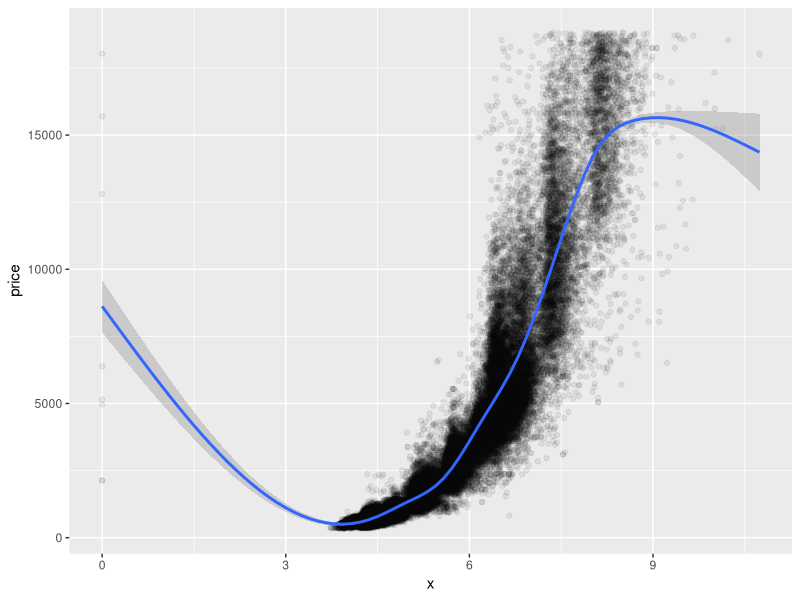
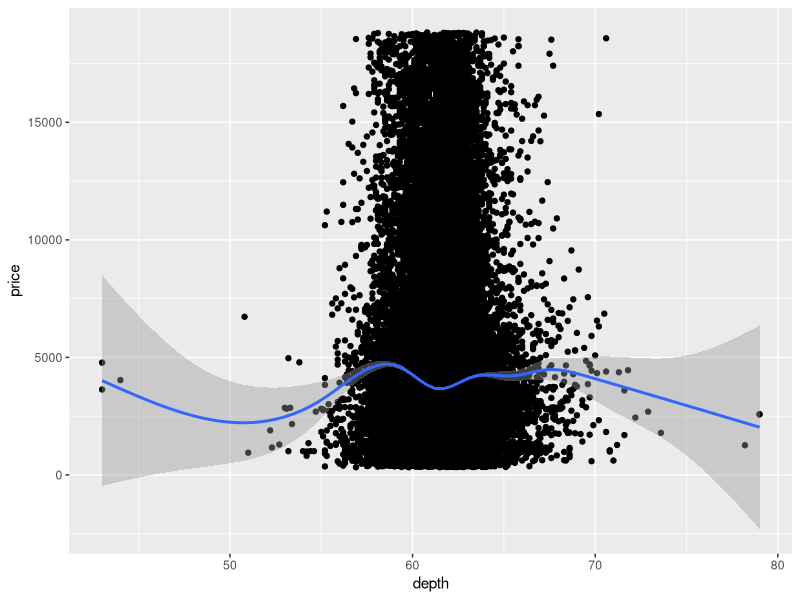
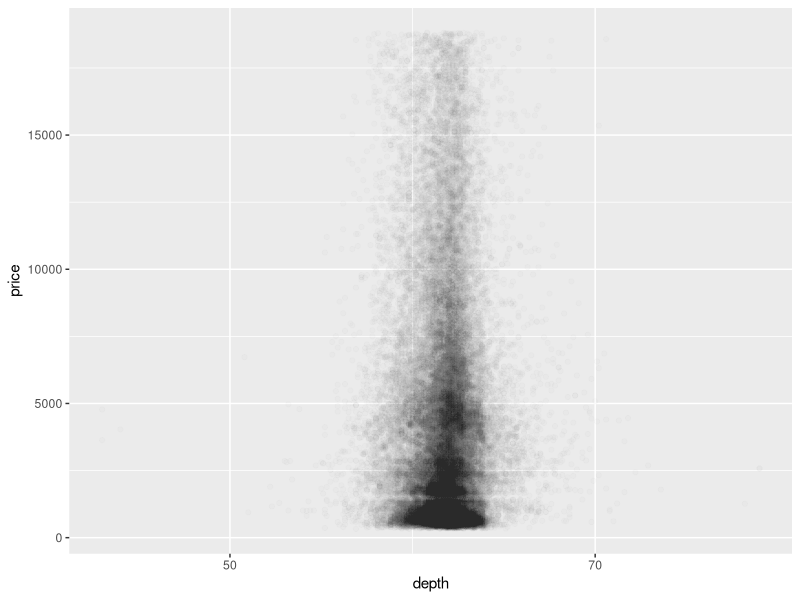
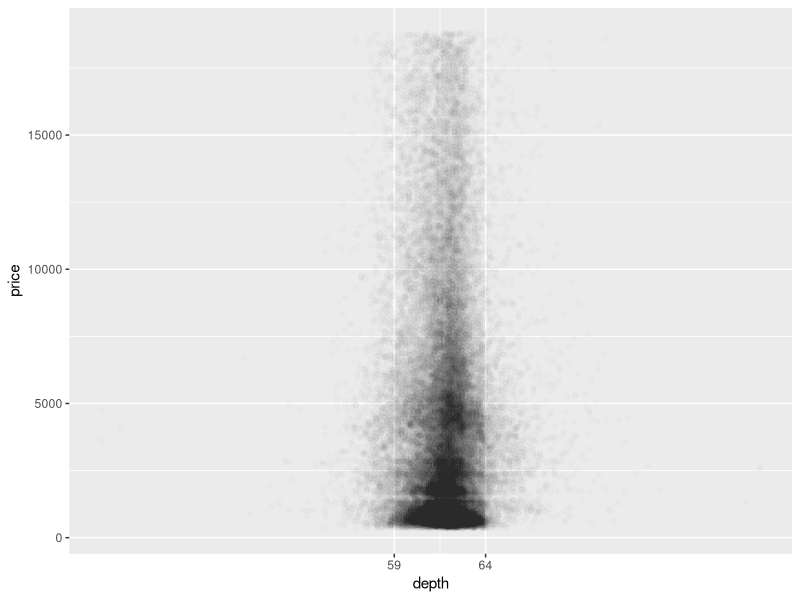
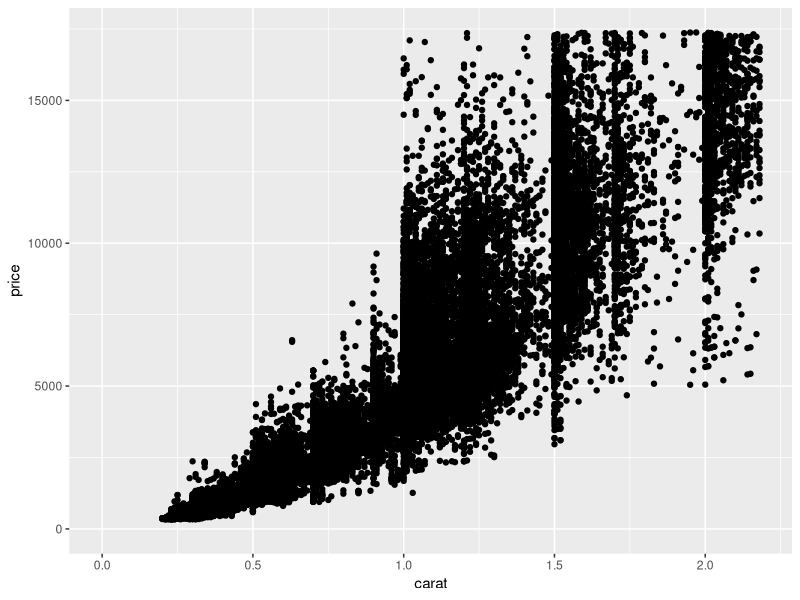
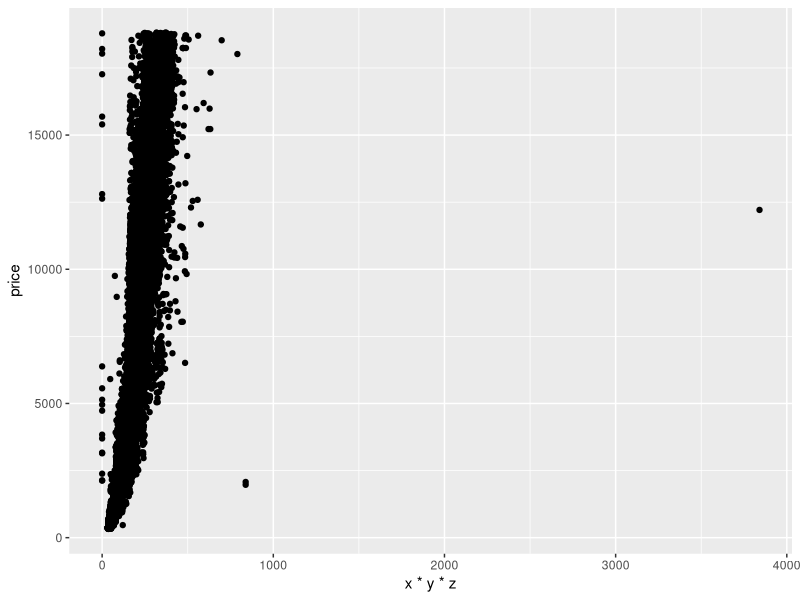
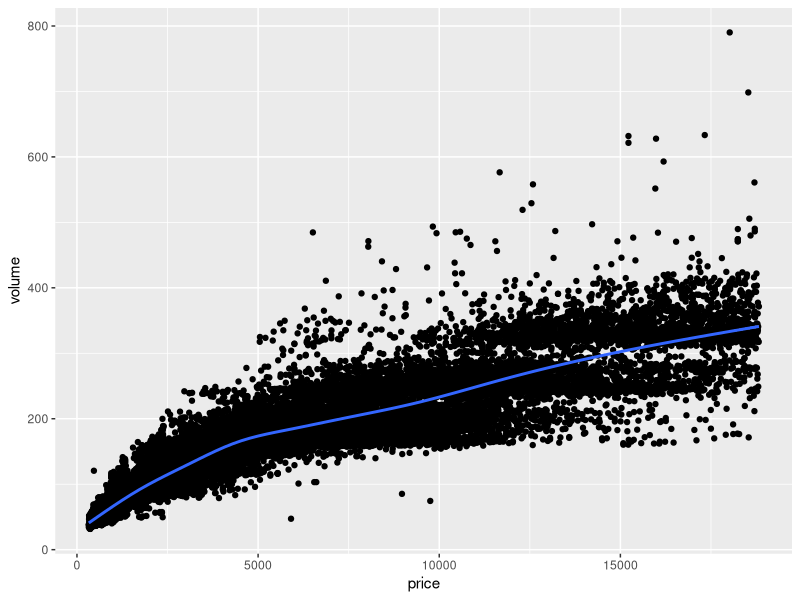

Source code (R) for these figures, in order: (Note: this script raises an error after producing the figures.)
## ---- chunk 1
library(ggplot2)

data("diamonds")
?diamonds()

colnames(diamonds)
 p1 = ggplot(aes(x=x, y= price),data= diamonds)
 
 p1 + geom_point(alpha= 1/15) + geom_smooth()
## ---- chunk 2
# What is the correlation betweem price and x?
with(diamonds, cor.test(price,x, method="pearson"))

# What is the correlation between price and y?
with(diamonds, cor.test(price,y, method="pearson"))

# What os tje correlation between price and z?
with(diamonds, cor.test(price,z, method="pearson"))
## ---- chunk 3
p1<-ggplot(aes(x= depth, y=price), data=diamonds)

p1 + geom_point() + geom_smooth()
## ---- chunk 4
p1 <- ggplot(data = diamonds, aes(x = depth, y = price))

p1 + geom_point(alpha=1/100) +
  scale_x_continuous(breaks = c(50,70,2))

range(diamonds$depth)
## ---- chunk 5
p1 <- ggplot(data = diamonds, aes(x = depth, y = price))

p1 + geom_point(alpha=1/100) +
  scale_x_continuous(breaks = c(59,64,2))

range(diamonds$cut)
## ---- chunk 6
with(diamonds, cor.test(depth, price, method = "pearson")) 
## ---- chunk 7
p1 <- ggplot(aes(x=carat, y= price),data = diamonds) 

p1 + geom_point() + 
  xlim(0, quantile(diamonds$carat, .99)) + 
  ylim(0, quantile(diamonds$price, .99))
## ---- chunk 8

p1 <-ggplot(aes(x*y*z,price), data= diamonds)

p1 + geom_point()
## ---- chunk 9
library(plyr)

diamonds$volume <- diamonds$x * diamonds$y * diamonds$z


count(diamonds$volume == 0)
## ---- chunk 10

sub_diamonds<-subset(diamonds, volume >= 1 & volume <800)

with(sub_diamonds, cor.test(price,volume, method = "pearson"))
## ---- chunk 11

p1 <- ggplot(aes(price,volume), data= sub_diamonds)

p1 + geom_point()+ geom_smooth()
## ---- chunk 12
library(dplyr)


diamondsByClarity<-diamonds %>%
  group_by(clarity)%>%
  summarise(mean_price= mean(price),
            median_price= median(price),
            min_price=min(price),
            max_price=max(price),
            n=n())%>%
  arrange(clarity)

## ---- chunk 13
diamonds_by_clarity <- group_by(diamonds, clarity)
diamonds_mp_by_clarity <- summarise(diamonds_by_clarity, mean_price = mean(price))
diamonds_mp_by_clarity

diamonds_by_color <- group_by(diamonds, color)
diamonds_mp_by_color <- summarise(diamonds_by_color, mean_price = mean(price))
diamonds_mp_by_color


## adding the mean price across cut.

diamonds_by_cut <- group_by(diamonds,cut)
diamonds_mp_by_cut <- summarise(diamonds_by_cut, mean_price=
                                  mean(price))







p1<- ggplot(aes(clarity,mean_price, fill=clarity), data = diamonds_mp_by_clarity) + geom_bar(stat = "Identity")

p2<- ggplot(aes(color, mean_price, fill=color), data= diamonds_mp_by_color) +
  geom_bar(stat = "Identity")

p3<- ggplot(aes(cut, mean_price, fill=cut), data= diamonds_mp_by_cut) +geom_bar(stat = "Identity")


grid.arrange(p1,p2,p3)

## ---- chunk 14


